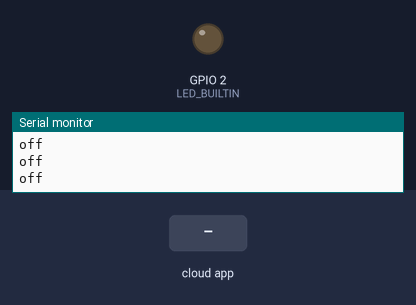
Recording of a sketch running on a simulated ESP8266 (NodeMCU). Parts: output pins drawn as LEDs (lit = HIGH, except the on-board LED, lit = LOW), the last lines printed to the serial monitor. The test bench sets the inputs (shaded band). WiFi joins after 1.5 s; servers stay silent unless stated; the Firebase database answers and starts empty.

Above: at 2.8 s.
2.9 s: the phone or cloud app sets Led_Status to on
At 3.3 s:
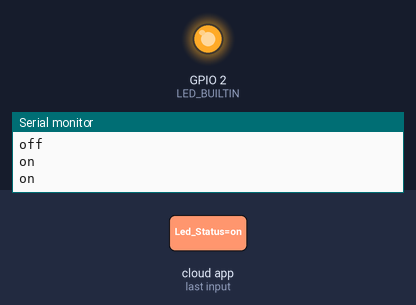
4.9 s: the phone or cloud app sets Led_Status to off
At 5.5 s:
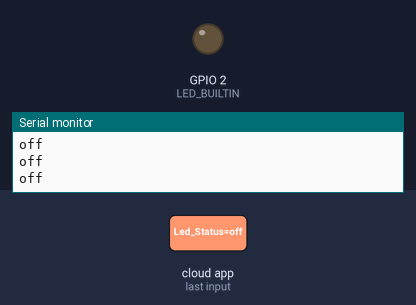
Timing chart, 0 to 7.9 s (numbered marks = the images above; inputs shaded):
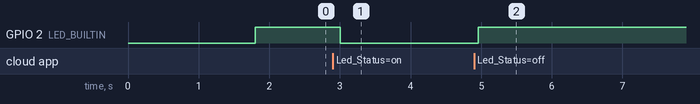

Measured:
- after the input at 2.9 s, GPIO 2 (LED_BUILTIN): HIGH → LOW after 0.11 s
- after the input at 4.9 s, GPIO 2 (LED_BUILTIN): LOW → HIGH after 0.06 s

The sketch:

LED_ON_OF_Firebase.ino
```cpp
#include <FirebaseESP8266.h>
#include <ESP8266WiFi.h>
#define FIREBASE_HOST "https://led-on-off-c3555.firebaseio.com/"
#define FIREBASE_AUTH "18DdTjVDUrvYBiBLamG0iJlIkXjOsqcb9YiKXATB"
#define WIFI_SSID "AndroidAP12"
#define WIFI_PASSWORD "inin1055"

String firestate;

FirebaseData firebaseData;

void setup() {
  pinMode(LED_BUILTIN, OUTPUT);
  Serial.begin(9600);
  // Menghubungkan ke wifi
  WiFi.begin(WIFI_SSID, WIFI_PASSWORD);
  Serial.print("Menghubungkan");
  while (WiFi.status() != WL_CONNECTED) {
    Serial.print(".");
    delay(500);
  }
  Serial.println();
  Serial.print("Terhubung ke ");
  Serial.println(WiFi.localIP());
  Firebase.begin(FIREBASE_HOST, FIREBASE_AUTH);
  Firebase.reconnectWiFi(true);
  Firebase.setString(firebaseData,"Led_Status", "off");
}

void loop() {
  if (WiFi.status() != WL_CONNECTED ) {
    Serial.println("Mencoba lagi menghubungkan NodeMCU ke WiFi");
    WiFi.begin(WIFI_SSID, WIFI_PASSWORD);
    Serial.print("Menghubungkan ");
    while (WiFi.status() != WL_CONNECTED) {
      Serial.print("*");
      delay(500);
    }
    Serial.println();
    Serial.print("Terhubung ke ");
    Serial.println(WiFi.localIP());
    Firebase.begin(FIREBASE_HOST, FIREBASE_AUTH);
    Firebase.reconnectWiFi(true);
  }

  Firebase.getString(firebaseData,"Led_Status");
  firestate = firebaseData.stringData();
  Serial.println(firestate);
  if (firestate == "on")
  {
    digitalWrite(LED_BUILTIN, LOW);
  }

  else if (firestate == "off")
  {
    digitalWrite(LED_BUILTIN, HIGH);
  }
}
```
